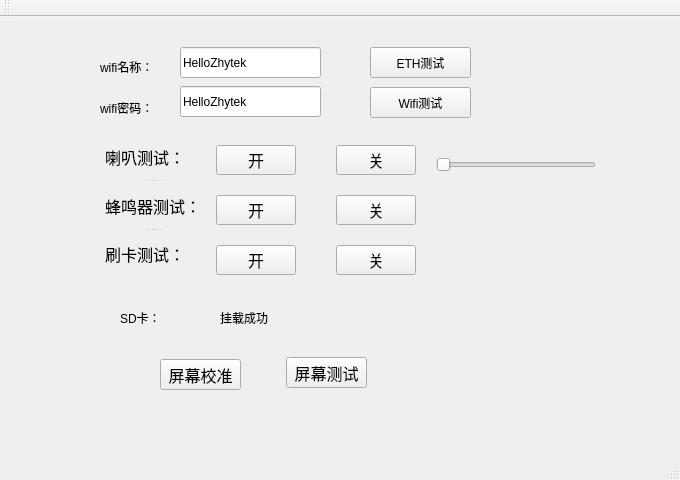
<?xml version="1.0" encoding="UTF-8"?>
<ui version="4.0">
 <class>MainWindow</class>
 <widget class="QMainWindow" name="MainWindow">
  <property name="geometry">
   <rect>
    <x>0</x>
    <y>0</y>
    <width>680</width>
    <height>480</height>
   </rect>
  </property>
  <property name="windowTitle">
   <string>MainWindow</string>
  </property>
  <widget class="QWidget" name="centralWidget">
   <widget class="QPushButton" name="pushButtonSpeakerOpen">
    <property name="geometry">
     <rect>
      <x>216</x>
      <y>128</y>
      <width>80</width>
      <height>30</height>
     </rect>
    </property>
    <property name="font">
     <font>
      <pointsize>12</pointsize>
     </font>
    </property>
    <property name="text">
     <string>开</string>
    </property>
   </widget>
   <widget class="QPushButton" name="pushButtonScreenCalibration">
    <property name="geometry">
     <rect>
      <x>160</x>
      <y>342</y>
      <width>81</width>
      <height>31</height>
     </rect>
    </property>
    <property name="font">
     <font>
      <pointsize>12</pointsize>
     </font>
    </property>
    <property name="text">
     <string>屏幕校准</string>
    </property>
   </widget>
   <widget class="QPushButton" name="pushButtonScreenTest">
    <property name="geometry">
     <rect>
      <x>286</x>
      <y>340</y>
      <width>81</width>
      <height>31</height>
     </rect>
    </property>
    <property name="font">
     <font>
      <pointsize>12</pointsize>
     </font>
    </property>
    <property name="text">
     <string>屏幕测试</string>
    </property>
   </widget>
   <widget class="QPushButton" name="pushButtonSpeakerClose">
    <property name="geometry">
     <rect>
      <x>336</x>
      <y>128</y>
      <width>80</width>
      <height>30</height>
     </rect>
    </property>
    <property name="font">
     <font>
      <pointsize>12</pointsize>
     </font>
    </property>
    <property name="text">
     <string>关</string>
    </property>
   </widget>
   <widget class="QPushButton" name="pushButtonBeepOpen">
    <property name="geometry">
     <rect>
      <x>216</x>
      <y>178</y>
      <width>80</width>
      <height>30</height>
     </rect>
    </property>
    <property name="font">
     <font>
      <pointsize>12</pointsize>
     </font>
    </property>
    <property name="text">
     <string>开</string>
    </property>
   </widget>
   <widget class="QPushButton" name="pushButtonBeepClose">
    <property name="geometry">
     <rect>
      <x>336</x>
      <y>178</y>
      <width>80</width>
      <height>30</height>
     </rect>
    </property>
    <property name="font">
     <font>
      <pointsize>12</pointsize>
     </font>
    </property>
    <property name="text">
     <string>关</string>
    </property>
   </widget>
   <widget class="QPushButton" name="pushButtonCardClose">
    <property name="geometry">
     <rect>
      <x>336</x>
      <y>228</y>
      <width>80</width>
      <height>30</height>
     </rect>
    </property>
    <property name="font">
     <font>
      <pointsize>12</pointsize>
     </font>
    </property>
    <property name="text">
     <string>关</string>
    </property>
   </widget>
   <widget class="QPushButton" name="pushButtonCardOpen">
    <property name="geometry">
     <rect>
      <x>216</x>
      <y>228</y>
      <width>80</width>
      <height>30</height>
     </rect>
    </property>
    <property name="font">
     <font>
      <pointsize>12</pointsize>
     </font>
    </property>
    <property name="text">
     <string>开</string>
    </property>
   </widget>
   <widget class="QSlider" name="horizontalSliderSoundSize">
    <property name="geometry">
     <rect>
      <x>436</x>
      <y>138</y>
      <width>160</width>
      <height>19</height>
     </rect>
    </property>
    <property name="maximum">
     <number>5</number>
    </property>
    <property name="orientation">
     <enum>Qt::Horizontal</enum>
    </property>
   </widget>
   <widget class="QSplitter" name="splitter">
    <property name="geometry">
     <rect>
      <x>105</x>
      <y>118</y>
      <width>96</width>
      <height>141</height>
     </rect>
    </property>
    <property name="orientation">
     <enum>Qt::Vertical</enum>
    </property>
    <widget class="QLabel" name="label">
     <property name="font">
      <font>
       <pointsize>12</pointsize>
      </font>
     </property>
     <property name="text">
      <string>喇叭测试：</string>
     </property>
    </widget>
    <widget class="QLabel" name="label_2">
     <property name="font">
      <font>
       <pointsize>12</pointsize>
      </font>
     </property>
     <property name="text">
      <string>蜂鸣器测试：</string>
     </property>
    </widget>
    <widget class="QLabel" name="label_3">
     <property name="font">
      <font>
       <pointsize>12</pointsize>
      </font>
     </property>
     <property name="text">
      <string>刷卡测试：</string>
     </property>
    </widget>
   </widget>
   <widget class="QLineEdit" name="lineEdit">
    <property name="geometry">
     <rect>
      <x>180</x>
      <y>30</y>
      <width>141</width>
      <height>31</height>
     </rect>
    </property>
    <property name="text">
     <string>HelloZhytek</string>
    </property>
   </widget>
   <widget class="QLineEdit" name="lineEdit_2">
    <property name="geometry">
     <rect>
      <x>180</x>
      <y>69</y>
      <width>141</width>
      <height>31</height>
     </rect>
    </property>
    <property name="text">
     <string>HelloZhytek</string>
    </property>
   </widget>
   <widget class="QPushButton" name="pushButtonEthTest">
    <property name="geometry">
     <rect>
      <x>370</x>
      <y>30</y>
      <width>101</width>
      <height>31</height>
     </rect>
    </property>
    <property name="text">
     <string>ETH测试</string>
    </property>
   </widget>
   <widget class="QPushButton" name="pushButtonWifiTest">
    <property name="geometry">
     <rect>
      <x>370</x>
      <y>70</y>
      <width>101</width>
      <height>31</height>
     </rect>
    </property>
    <property name="text">
     <string>Wifi测试</string>
    </property>
   </widget>
   <widget class="QLabel" name="label_4">
    <property name="geometry">
     <rect>
      <x>100</x>
      <y>40</y>
      <width>71</width>
      <height>20</height>
     </rect>
    </property>
    <property name="text">
     <string>wifi名称：</string>
    </property>
   </widget>
   <widget class="QLabel" name="label_5">
    <property name="geometry">
     <rect>
      <x>100</x>
      <y>80</y>
      <width>71</width>
      <height>21</height>
     </rect>
    </property>
    <property name="text">
     <string>wifi密码：</string>
    </property>
   </widget>
   <widget class="QLabel" name="label_6">
    <property name="geometry">
     <rect>
      <x>120</x>
      <y>290</y>
      <width>54</width>
      <height>21</height>
     </rect>
    </property>
    <property name="text">
     <string>SD卡：</string>
    </property>
   </widget>
   <widget class="QLabel" name="labelSDCardStatus">
    <property name="geometry">
     <rect>
      <x>220</x>
      <y>290</y>
      <width>191</width>
      <height>21</height>
     </rect>
    </property>
    <property name="text">
     <string>挂载成功</string>
    </property>
   </widget>
  </widget>
  <widget class="QMenuBar" name="menuBar">
   <property name="geometry">
    <rect>
     <x>0</x>
     <y>0</y>
     <width>680</width>
     <height>23</height>
    </rect>
   </property>
  </widget>
  <widget class="QToolBar" name="mainToolBar">
   <attribute name="toolBarArea">
    <enum>TopToolBarArea</enum>
   </attribute>
   <attribute name="toolBarBreak">
    <bool>false</bool>
   </attribute>
  </widget>
  <widget class="QStatusBar" name="statusBar"/>
 </widget>
 <layoutdefault spacing="6" margin="11"/>
 <tabstops>
  <tabstop>pushButtonSpeakerOpen</tabstop>
  <tabstop>pushButtonScreenCalibration</tabstop>
  <tabstop>pushButtonBeepClose</tabstop>
  <tabstop>pushButtonBeepOpen</tabstop>
  <tabstop>pushButtonSpeakerClose</tabstop>
  <tabstop>pushButtonScreenTest</tabstop>
  <tabstop>pushButtonCardClose</tabstop>
  <tabstop>pushButtonCardOpen</tabstop>
 </tabstops>
 <resources/>
 <connections/>
</ui>
